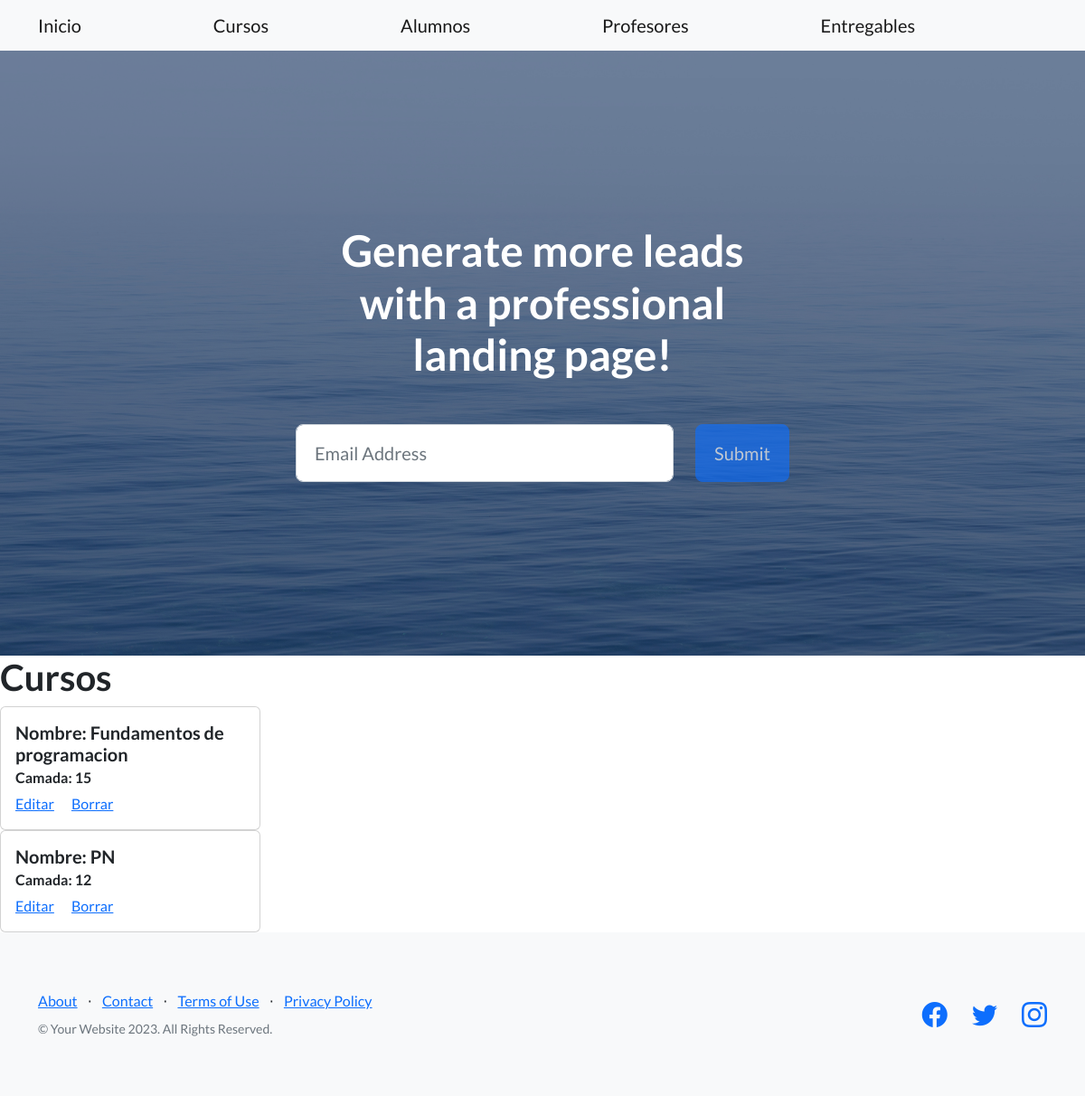
Before: /cursos/ with the older database file.
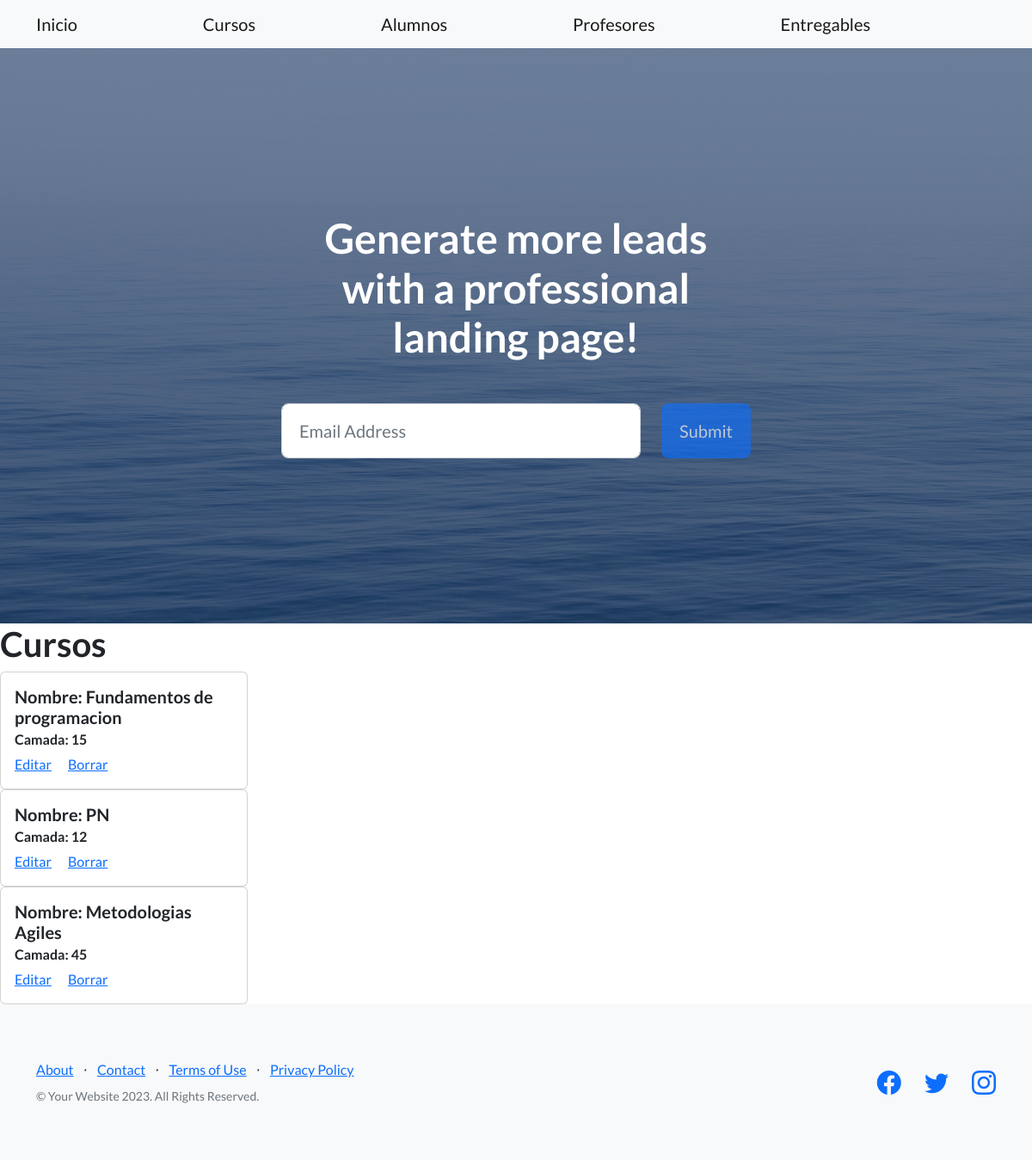
After: the same page with the newer database file.
### appcoder/models.py (models this page shows, shortened)
class Curso(models.Model):
    nombre = models.CharField(max_length=30)
    comision = models.IntegerField()

### appcoder/views.py (the view)
# urls.py: path('cursos/', CursoListView.as_view(), name="cursos"),
class CursoListView(ListView):
    model = Curso
    context_object_name = "cursos"
    template_name = "appcoder/cursos.html"

### appcoder/templates/appcoder/cursos.html
{%extends "appcoder/base.html"%} {% block titulo %} Cursos {%endblock %} {%block
contenidoCambiante %}{%block contenidoCambiante%}
<h1>Cursos</h1>
{%for curso in cursos%}
<div class="card" style="width: 18rem">
  <div class="card-body">
    <h5 class="card-title">Nombre: {{curso.nombre}}</h5>
    <h6 class="card-subtitle mb-2 text-body-secondary">
      Camada: {{curso.comision}}
    </h6>
    <a href="{% url 'ActualizarCurso' curso.pk %}" class="card-link">Editar</a>
    <a href="{% url 'BorrarCurso' curso.pk %}" class="card-link">Borrar</a>
  </div>
</div>
{% endfor %} {%endblock contenidoCambiante%}

Changed rows visible on the page:
added Curso: nombre "Metodologias Agiles", comision "45"
